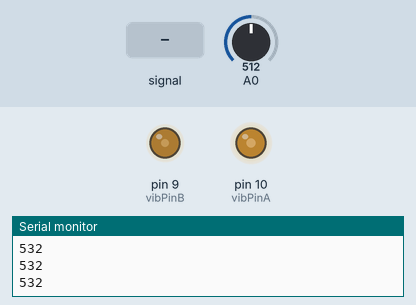
Bench run of a sketch on a simulated Arduino Uno, built with avr-gcc and run on an emulated ATmega328P. On the bench: output pins drawn as LEDs (lit = HIGH), the last lines printed to the serial monitor. The inputs (shaded band) are chosen by the test bench; at power-on: A0 = 512.

Above: at 1.2 s.
1.3 s: A0 fed a 2 Hz sine of ±306 counts around its level
At 1.51 s:
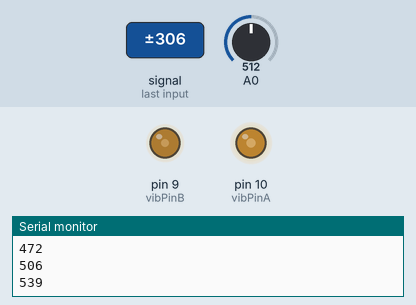
4.3 s: A0 set to 900
5.8 s: A0 set to 1023
At 6.6 s:
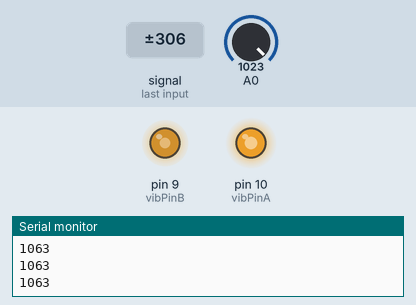
7.3 s: A0 set to 306
At 7.7 s:
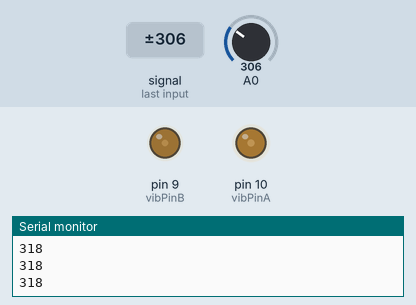
8.8 s: A0 fed a 200 Hz sine of ±81 counts around its level
11.8 s: A0 set to 240
Timing chart, 0 to 14.3 s (numbered marks = the images above; inputs shaded):
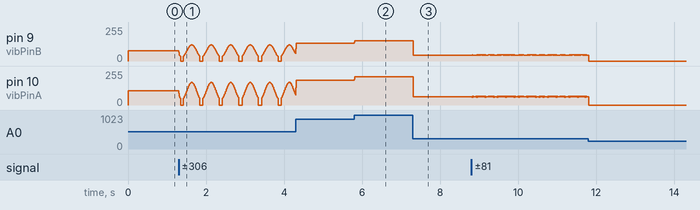

Measured:
- after the input at 5.8 s, pin 9 (vibPinB): 133/255 → 151/255 at once; pin 10 (vibPinA): 187/255 → 212/255 at once
- after the input at 7.3 s, pin 9 (vibPinB): 151/255 → 45/255 at once; pin 10 (vibPinA): 212/255 → 63/255 at once

The sketch:

sketch_hapticHearingAid.ino
```cpp
/**All comments beginning with * are lines of code deleted to make up for a fault sound sensor.
*/


long counter = 0;
long sumValA = 0;
long sumValB = 0;

int vibPinA = 10;
int vibPinB = 9;

void setup()
{
  Serial.begin(9600);
  pinMode(vibPinA, OUTPUT);
  pinMode(vibPinB, OUTPUT);
}


void loop()
{
  counter = counter + 1;
  long valA;
  long valB;
  valA = analogRead(0);
  //*valB = analogRead(1);
  sumValA = sumValA + valA;
  //*sumValB = sumValB + valB;
  if (counter == 26) {
    //Divide 100 added values by 100, and save the value.
    sumValA = sumValA/25;
    //*sumValB = sumValB/100;
    Serial.println(sumValA);
    //update VibrationMotors
    updateVibrationTemp(sumValA);
    sumValA = 0;
    sumValB = 0;
    counter = 0;
  }
  delayMicroseconds(200);
}

//A, B
void updateVibration(long A, long B) {
  //*analogWrite(vibPinA, 255);
  //*analogWrite(vibPinB, 255);
  if (A > 40) {
    //*analogWrite(vibPinA, A/7);
  } else {
    //*analogWrite(vibPinA, 0);
  }
  if (B > 40) {
    //*analogWrite(vibPinB, B/7);
  } else {
    //*analogWrite(vibPinB, 0);
  }
}

void updateVibrationTemp(long A) {
  //To make up for one broken sensor
  //most values are between 350 and 700, so we should optimize for this
  if (A > 250) {
    analogWrite(vibPinA, A/5);
    analogWrite(vibPinB, A/7);
  } else if (A > 750) {
    analogWrite(vibPinA, 150);
    analogWrite(vibPinB, 110);
  } else {
    analogWrite(vibPinA, 0);
    analogWrite(vibPinB, 0);
  }
  //The difference in value needed to make A and B vibrate:
  //(This will vary depending on solder and motor quality)
  //A is 70
  //B is 50
}
```
